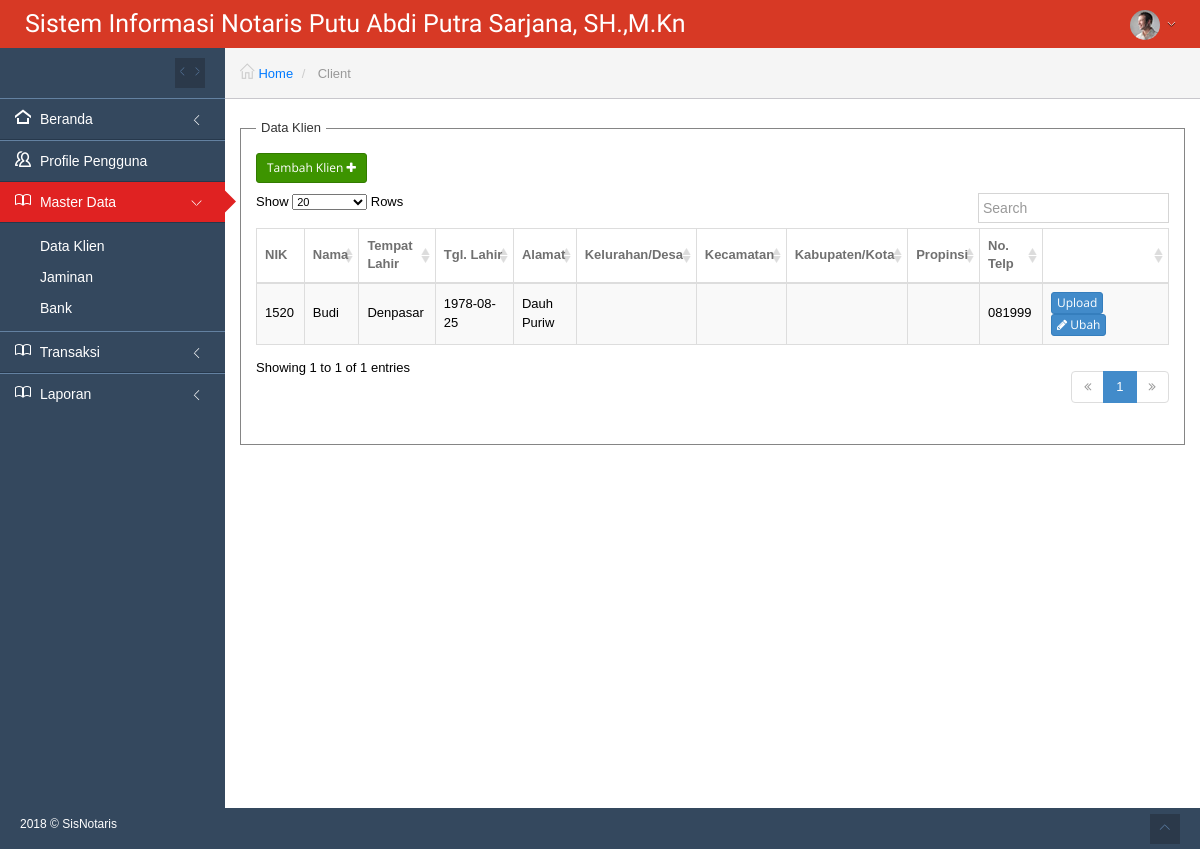
The app's page /index.php?page=client (signed in), older data.
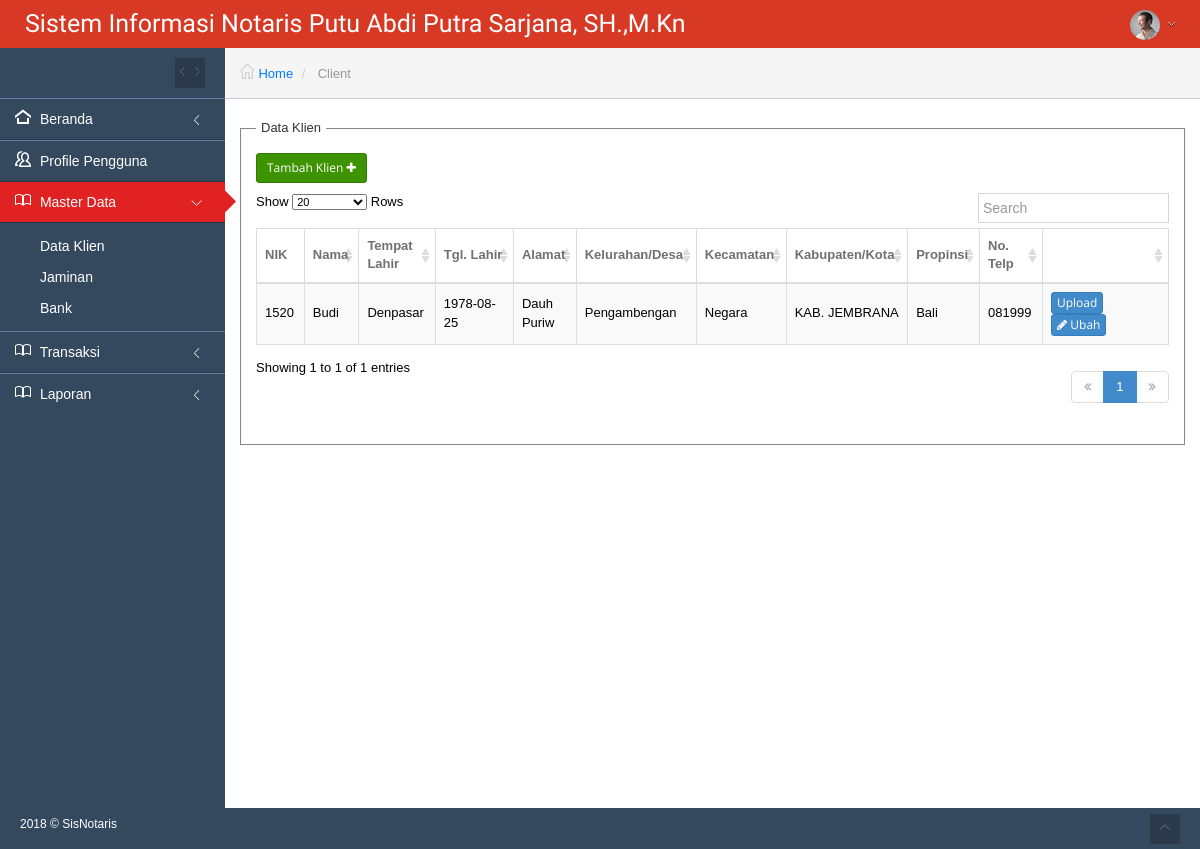
The same page, newer data.
### tables this page shows
CREATE TABLE `tb_klien` (
  `id_klien` int(11) NOT NULL AUTO_INCREMENT,
  `nama` varchar(60) DEFAULT NULL,
  `tempat_lahir` varchar(60) DEFAULT NULL,
  `tgl_lahir` varchar(12) DEFAULT NULL,
  `alamat` varchar(100) DEFAULT NULL,
  `no_telp` varchar(20) DEFAULT NULL,
  `nik` varchar(20) DEFAULT NULL,
  `id_user` int(11) DEFAULT NULL,
  `desa` varchar(100) DEFAULT NULL,
  `kecamatan` varchar(100) DEFAULT NULL,
  `kabupaten` varchar(100) DEFAULT NULL,
  `propinsi` varchar(100) DEFAULT NULL,
  `photo` varchar(100) DEFAULT NULL,
  PRIMARY KEY (`id_klien`)
);

### views/client.php (the view, shortened to what this page needs)
<?php
$data=mysqli_query($con,"select * from tb_klien");
?>
<div class="col-md-12" style="margin-top:20px;">
			<fieldset>
				<legend>Data Klien</legend>
				<a id="add" href="views/client_form.php" data-toggle="ajaxModal"  class="btn btn-sm btn-green">Tambah Klien <i class="fa fa-plus"></i></a>
				<table class="table table-striped table-bordered table-hover" id="sample_1">
					<thead>
						<tr>
							<th>NIK</th>
							<th>Nama</th>
							<th>Tempat Lahir</th>
							<th width="100px">Tgl. Lahir</th>
							<th>Alamat</th>
							<th>Kelurahan/Desa</th>
							<th>Kecamatan</th>
							<th>Kabupaten/Kota</th>
							<th>Propinsi</th>
							<th>No. Telp</th>
							<th width="150px"></th>
						</tr>
					</thead>
					<tbody>
						<?php
						while ($hasildata = mysqli_fetch_array($data))
						{
							$desa=mysqli_query($con,"select kelurahan.*, kecamatan.nama as namakecamatan, kabupaten.nama as namakabupaten, provinsi.nama as namaprovinsi
							from
								kelurahan,kecamatan,kabupaten, provinsi
							where
								kelurahan.id_kec=kecamatan.id_kec
							and
								kecamatan.id_kab=kabupaten.id_kab
							and
								kabupaten.id_prov=provinsi.id_prov
							and
								kelurahan.id_kel='$hasildata[desa]'");
							$hasildesa= mysqli_fetch_array($desa);
							?>
							<tr>
								<td><?php echo $hasildata['nik'];?></td>
								<td><?php echo $hasildata['nama'];?></td>
								<td><?php echo ucfirst($hasildata['tempat_lahir']);?></td>
								<td><?php echo $hasildata['tgl_lahir'];?></td>
								<td><?php echo $hasildata['alamat'];?></td>
								<td><?php echo ucfirst($hasildesa['nama']);?></td>
								<td><?php echo ucfirst($hasildesa['namakecamatan']);?></td>
								<td><?php echo ucfirst($hasildesa['namakabupaten']);?></td>
								<td><?php echo ucfirst($hasildesa['namaprovinsi']);?></td>
								<td><?php echo $hasildata['no_telp'];?></td>
								<td>
									<a class="btn btn-xs btn-primary" href="?page=client_file&id_klien=<?php echo $hasildata['id_klien'];?>" <i class="fa fa-upload"></i> Upload</a>
									<a class="btn btn-xs btn-primary" id="add" href="views/client_form.php?id=<?php echo $hasildata['id_klien'];?>" data-toggle="ajaxModal"><i class="fa fa-pencil"></i> Ubah</a>
								</td>
							</tr>
							<?php
						}
						?>
					</tbody>
				</table>
			</fieldset>
</div>

Row changes from the older to the newer data that the page shows:
changed tb_klien "Budi": nama (not shown) → "Pengambengan"; namakecamatan (not shown) → "Negara"; namakabupaten (not shown) → "KAB. JEMBRANA"; namaprovinsi (not shown) → "Bali"
